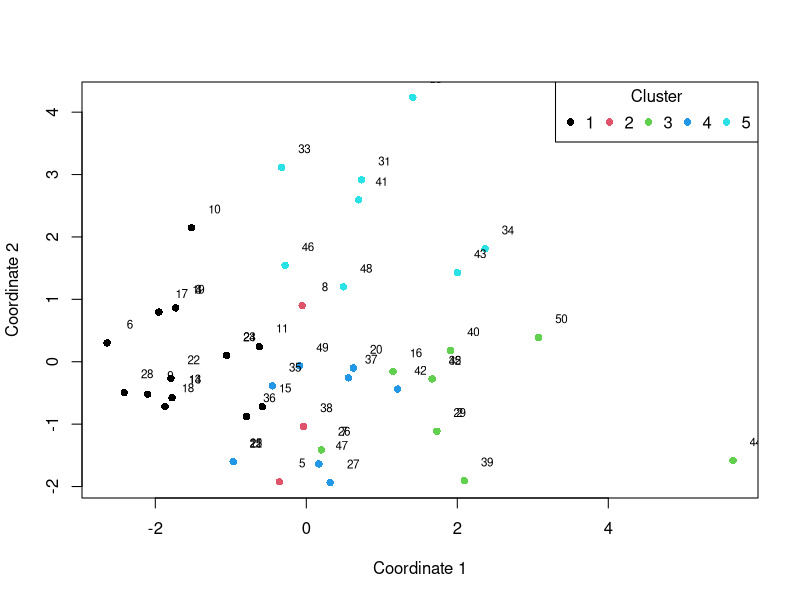

Write R code to recreate this figure.
setwd("C:/Users/benzh/Desktop/Spotipy")
dat <- read.table("Analysis.xlsx", sep=",", header=TRUE, stringsAsFactors=FALSE)

library(rio) #in case you didn't activate the library earlier
dat<-import("Analysis.xlsx",which=1)
subDat <- dat[,c(4:15)]
subDatSc<-scale(subDat)
#3. Calculate all pairwise distances
distDat <- dist(subDatSc)
k<-5
km5<-kmeans(subDatSc,k, nstart = 20)
distDat <- dist(subDatSc)
fit<-cmdscale(distDat, k=2) # k is the number of dim to PLOT
plot(fit, xlab="Coordinate 1",ylab="Coordinate 2", pch=16, col=km5$cluster)
studCodes<-as.character(dat[,1])
text(fit+.3, labels = studCodes, cex=.7)
legend("topright", legend=as.character(1:k), col=1:k, pch=16,
       title="Cluster", horiz = TRUE)